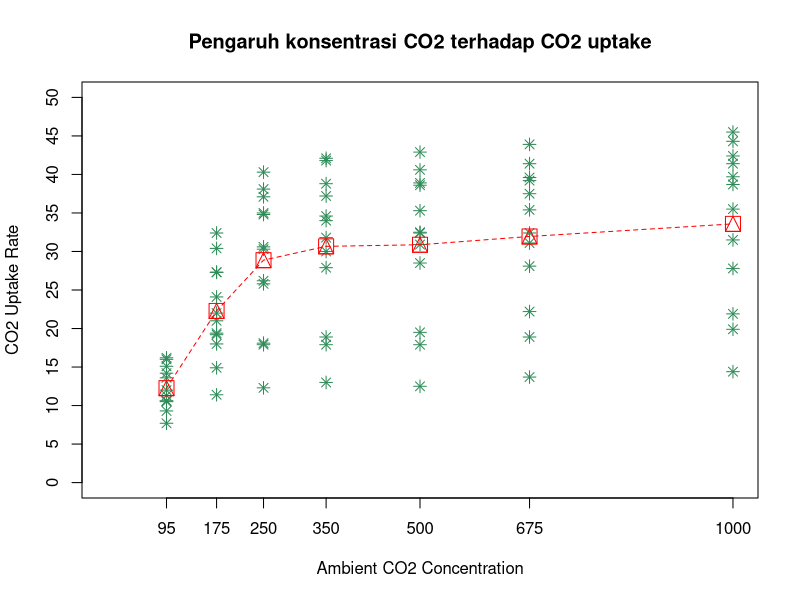
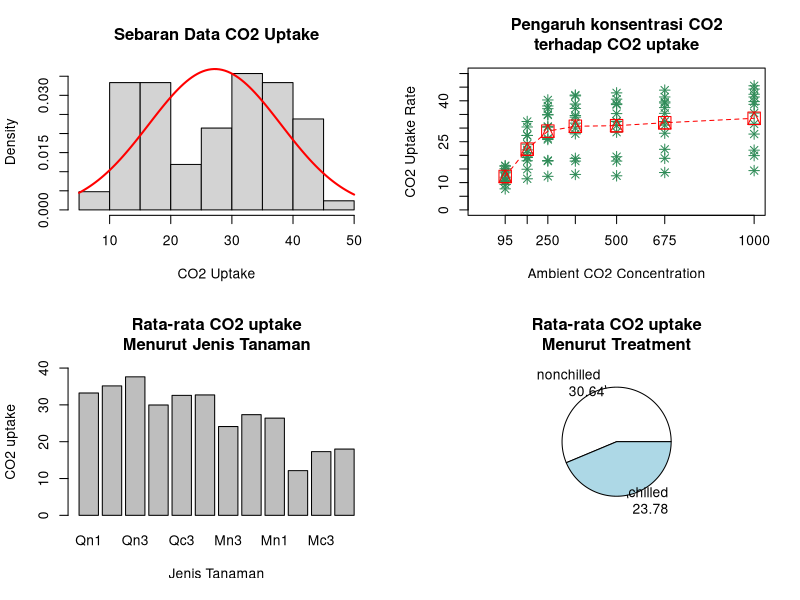
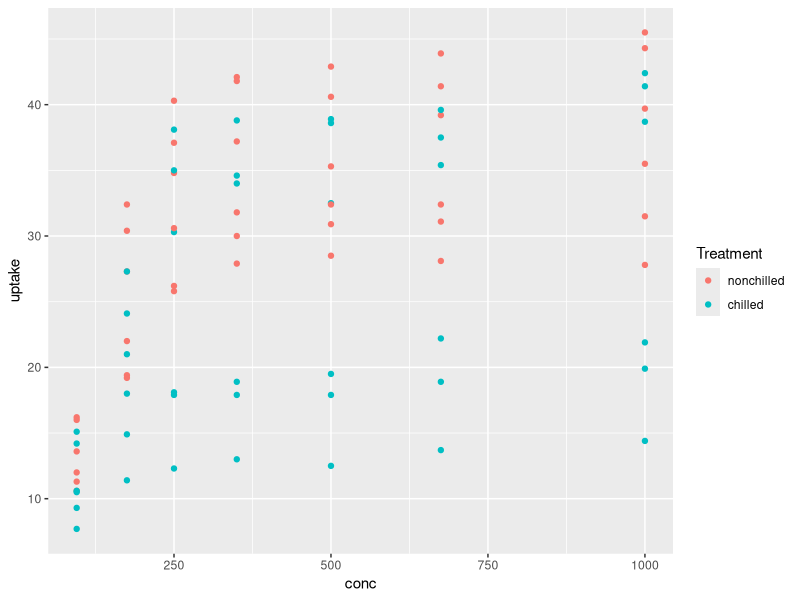
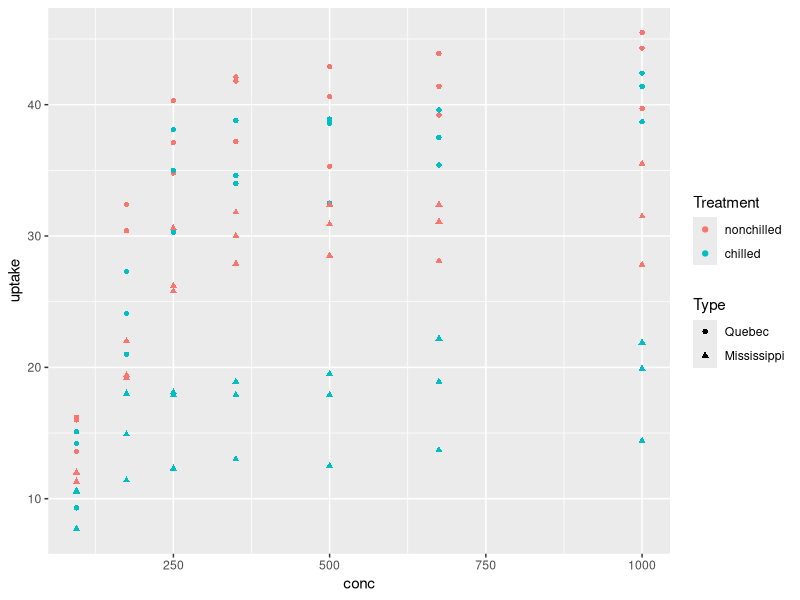
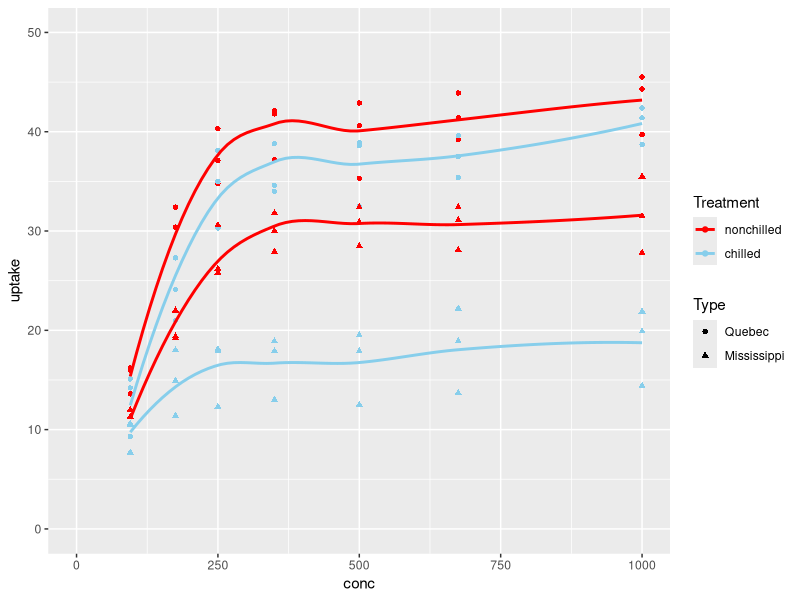
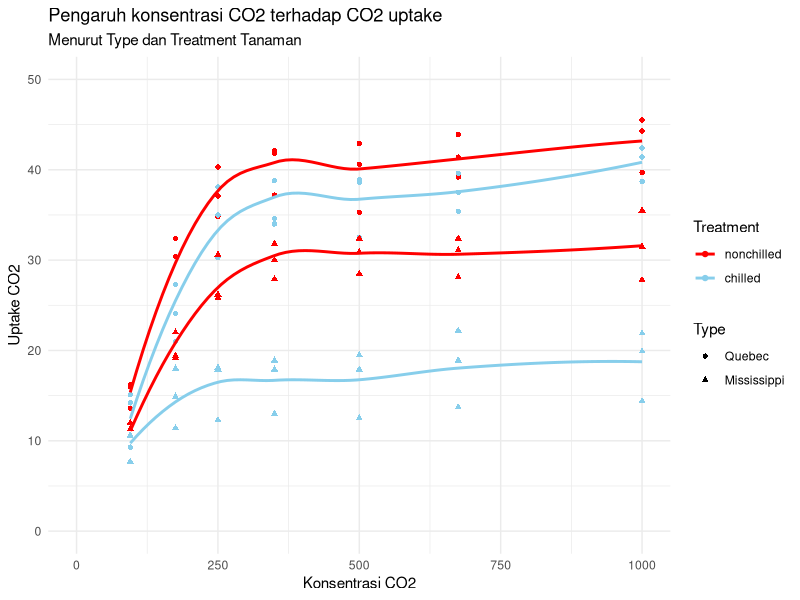
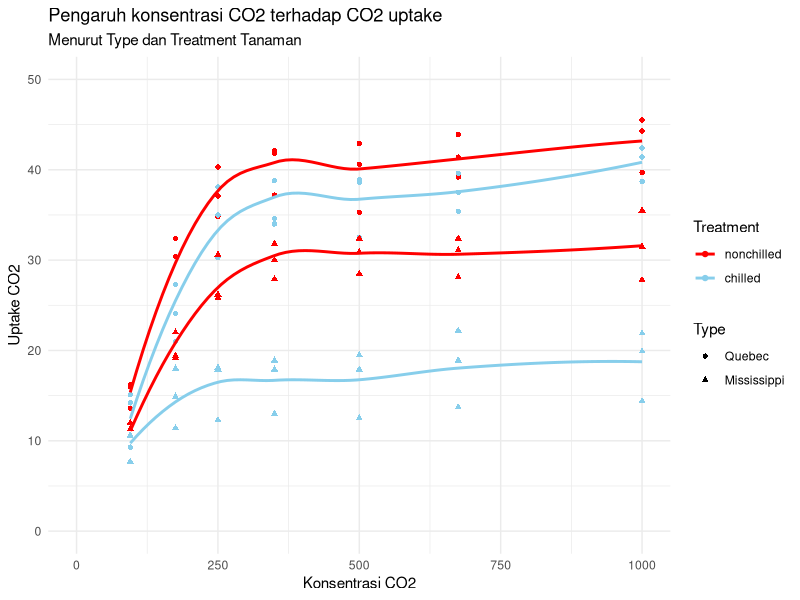

Source code (R) for these figures, in order:
## ---- chunk 1
nilai_raw <- data.frame(
  Nama = c("Andi", "Budi", "Citra", "Dewi", "Andi"),
  Matematika = c(80, 90, NA, 75, 80),
  Statistika = c(85, 88, 78, "-", 85),
  Umur = c(21, 20, 22, 21, 21)
)
nilai_raw
## ---- chunk 2
nilai_raw$Statistika[nilai_raw$Statistika == "-"] <- NA
nilai_raw$Statistika <- as.numeric(nilai_raw$Statistika)
nilai_raw
## ---- chunk 3
nilai_raw$Statistika[is.na(nilai_raw$Statistika)] <- mean(nilai_raw$Statistika, na.rm = TRUE)

nilai_raw
## ---- chunk 4
nilai_raw$Status_Umur <- ifelse(nilai_raw$Umur >= 21, "Dewasa", "Muda")

nilai_raw
## ---- chunk 5
nilai_raw[duplicated(nilai_raw), ]
## ---- chunk 6
nilai_bersih <- nilai_raw[!duplicated(nilai_raw), ]
nilai_bersih
## ---- chunk 7
setwd(dir = "D:\\00. S2 SSD IPB\\Bahan Ajar\\SEM 1\\Pemrograman Statistika\\Praktikum\\4")
write.csv(nilai_bersih, "nilai_bersih.csv")
## ---- chunk 8
profil<-data.frame(
  gender = c("f","f","f","m","m","f","m","m","f","m"),
  v1 = c(8,15,8,14,8,10,9,9,10,12),
  v2 = c(9,8,13,9,2,6,9,10,13,10),
  v3 = c(5,9,12,8,9,10,7,8,6,9),
  v4 = c(9,5,6,NA,16,9,13,10,7,8),
  v5 = c(9,10,7,11,8,10,9,5,10,17),
  v6 = c(9,8,9,10,10,10,12,10,12,7),
  v7 = c(5,10,14,6,8,9,10,6,13,9),
  v8 = c(9,12,12,11,9,7,9,12,9,10),
  v9 = c(11,9,12,11,8,7,11,6,6,7),
  v10 = c(8,15,9,8,9,11,7,8,9,7)
)
profil
## ---- chunk 9
filter <- (profil$gender=="m" & profil$v1>9) | (profil$gender=="f" & profil$v3<=10)
subs<-profil[filter,]
subs
## ---- chunk 10
urut<-order(subs$gender, subs$v5, decreasing = c(T,F),method = "radix")
terurut<-subs[urut,]
terurut
## ---- chunk 11
setwd(dir = "D:\\00. S2 SSD IPB\\Bahan Ajar\\SEM 1\\Pemrograman Statistika\\Praktikum\\4")
write.csv(terurut,"profil_filter.csv")
## ---- chunk 12
df_sales <- data.frame(
  id_toko = c("T1", "T2", "T3"),
  Minggu1 = c(120, 150, 95),
  Minggu2 = c(135, 140, 110)
)

df_info <- data.frame(
  id = c("T1", "T2", "T4"),
  Kota = c("Jakarta", "Bandung", "Surabaya")
)

df_merge<-merge(x = df_sales, y = df_info, by = 1, all = T)
row.names(df_merge)<-NULL
df_merge
## ---- chunk 13
df_long<-reshape(data = df_merge,varying = c("Minggu1", "Minggu2"), v.names = "Penjualan", timevar = "Waktu", times = c("Minggu1", "Minggu2"), direction = "long")
row.names(df_long) <- NULL
df_long
## ---- chunk 14
write.csv(df_long,"penjualan_long.csv")
## ---- chunk 15
df<-CO2
str(df)
head(df)
summary(df$uptake)
summary(df$conc)
## ---- chunk 16
plot(x = df$conc, y = df$uptake, type = "p", xlab = "Ambient CO2 Concentration", ylab = "CO2 Uptake Rate", 
     main = "Pengaruh konsentrasi CO2 terhadap CO2 uptake", pch=8, cex=1.2, col="seagreen",
     xlim = c(0,1000), ylim = c(0,50), axes = F, frame.plot = T)
meanuptake<-tapply(df$uptake, df$conc, mean)
unique(df$conc)
axis(1,unique(df$conc))
axis(2,seq(0,50, by=5))
points(unique(df$conc), meanuptake, pch=14, cex=2,col="red")
lines(unique(df$conc), meanuptake, lty=2, col="red")
## ---- chunk 17
par(mfrow=c(2,2))
## ---- chunk 18
hist(x = df$uptake, freq = F, main = "Sebaran Data CO2 Uptake", xlab = "CO2 Uptake")
curve(dnorm(x, mean = mean(df$uptake), sd = sd(df$uptake)),
      add = TRUE, col = "red", lwd = 2)
## ---- chunk 19
plot(x = df$conc, y = df$uptake, type = "p", xlab = "Ambient CO2 Concentration", ylab = "CO2 Uptake Rate", 
     main = "Pengaruh konsentrasi CO2\nterhadap CO2 uptake", pch=8, cex=1.2, col="seagreen",
     xlim = c(0,1000), ylim = c(0,50), axes = F, frame.plot = T)
meanuptake<-tapply(df$uptake, df$conc, mean)
unique(df$conc)
axis(1,unique(df$conc))
axis(2,seq(0,50, by=5))
points(unique(df$conc), meanuptake, pch=14, cex=2,col="red")
lines(unique(df$conc), meanuptake, lty=2, col="red")
## ---- chunk 20
aggr<-aggregate(uptake ~ Plant, data=df, FUN = mean)
barp<-setNames(aggr[,2],aggr[,1])
barplot(height = barp, main = "Rata-rata CO2 uptake\nMenurut Jenis Tanaman", xlab = "Jenis Tanaman", ylab="CO2 uptake", ylim=c(0,40))
## ---- chunk 21
aggr2<-aggregate(uptake ~ Treatment, data=df, FUN = mean)
piec<-setNames(aggr2[,2],paste(aggr2[,1], "\n", round(aggr2[,2], 2)))
pie(x = piec, main = "Rata-rata CO2 uptake\nMenurut Treatment")
## ---- chunk 22
library(ggplot2)
qplot(x = conc, y = uptake, data = df, color = Treatment)
## ---- chunk 23
gg<-ggplot(data = df, aes(x = conc, y = uptake, colour = Treatment, shape = Type))
gg1<-gg+geom_point()
gg1
## ---- chunk 24
gg2<-gg1+stat_smooth(method="loess", se = FALSE)+
  scale_color_manual(values = c("chilled" = "skyblue",
                                "nonchilled" = "red"))+
  coord_cartesian(xlim = c(0, 1000), ylim = c(0, 50))
gg2
## ---- chunk 25
gg2<- gg2 + labs(title = "Pengaruh konsentrasi CO2 terhadap CO2 uptake",
                 subtitle = "Menurut Type dan Treatment Tanaman",
                 x = "Konsentrasi CO2",
                 y = "Uptake CO2") +
  theme_minimal()
gg2
## ---- chunk 26
ggsave(plot = gg2, filename = "co2_uptake_visualisasi.png")
